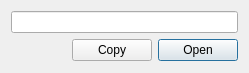
<?xml version="1.0" encoding="UTF-8"?>
<ui version="4.0">
 <class>UploadDialog</class>
 <widget class="QDialog" name="UploadDialog">
  <property name="geometry">
   <rect>
    <x>0</x>
    <y>0</y>
    <width>249</width>
    <height>73</height>
   </rect>
  </property>
  <property name="windowTitle">
   <string>Dialog</string>
  </property>
  <layout class="QGridLayout" name="gridLayout">
   <item row="1" column="0">
    <spacer name="buttonsSpacer">
     <property name="orientation">
      <enum>Qt::Horizontal</enum>
     </property>
     <property name="sizeHint" stdset="0">
      <size>
       <width>40</width>
       <height>20</height>
      </size>
     </property>
    </spacer>
   </item>
   <item row="1" column="2">
    <widget class="QPushButton" name="openButton">
     <property name="text">
      <string>Open</string>
     </property>
    </widget>
   </item>
   <item row="0" column="0" colspan="3">
    <widget class="QLineEdit" name="linkLineEdit"/>
   </item>
   <item row="1" column="1">
    <widget class="QPushButton" name="copyButton">
     <property name="text">
      <string>Copy</string>
     </property>
    </widget>
   </item>
   <item row="2" column="1">
    <spacer name="verticalSpacer">
     <property name="orientation">
      <enum>Qt::Vertical</enum>
     </property>
     <property name="sizeHint" stdset="0">
      <size>
       <width>20</width>
       <height>40</height>
      </size>
     </property>
    </spacer>
   </item>
  </layout>
 </widget>
 <resources/>
 <connections/>
</ui>
